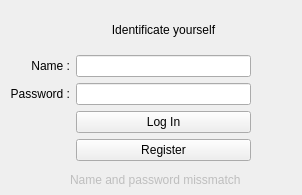
<?xml version="1.0" encoding="UTF-8"?>
<ui version="4.0">
 <class>Auth_Window</class>
 <widget class="QWidget" name="Auth_Window">
  <property name="geometry">
   <rect>
    <x>0</x>
    <y>0</y>
    <width>302</width>
    <height>195</height>
   </rect>
  </property>
  <property name="windowTitle">
   <string>Form</string>
  </property>
  <widget class="QWidget" name="gridLayoutWidget">
   <property name="geometry">
    <rect>
     <x>10</x>
     <y>10</y>
     <width>241</width>
     <height>151</height>
    </rect>
   </property>
   <layout class="QGridLayout" name="gridLayout">
    <item row="3" column="1">
     <widget class="QPushButton" name="loginPushButton">
      <property name="text">
       <string>Log In</string>
      </property>
     </widget>
    </item>
    <item row="1" column="1">
     <widget class="QLineEdit" name="lineEdit"/>
    </item>
    <item row="2" column="0">
     <widget class="QLabel" name="label_Password">
      <property name="text">
       <string>Password :</string>
      </property>
      <property name="alignment">
       <set>Qt::AlignRight|Qt::AlignTrailing|Qt::AlignVCenter</set>
      </property>
      <property name="textInteractionFlags">
       <set>Qt::NoTextInteraction</set>
      </property>
     </widget>
    </item>
    <item row="1" column="0">
     <widget class="QLabel" name="label_Name">
      <property name="text">
       <string>Name :</string>
      </property>
      <property name="alignment">
       <set>Qt::AlignRight|Qt::AlignTrailing|Qt::AlignVCenter</set>
      </property>
      <property name="textInteractionFlags">
       <set>Qt::NoTextInteraction</set>
      </property>
     </widget>
    </item>
    <item row="2" column="1">
     <widget class="QLineEdit" name="lineEdit_2"/>
    </item>
    <item row="4" column="1">
     <widget class="QPushButton" name="registerPushButton_2">
      <property name="text">
       <string>Register</string>
      </property>
     </widget>
    </item>
    <item row="0" column="1">
     <widget class="QLabel" name="labelWelcome">
      <property name="text">
       <string>Identificate yourself</string>
      </property>
      <property name="alignment">
       <set>Qt::AlignCenter</set>
      </property>
      <property name="textInteractionFlags">
       <set>Qt::NoTextInteraction</set>
      </property>
     </widget>
    </item>
   </layout>
  </widget>
  <widget class="QLabel" name="label">
   <property name="enabled">
    <bool>false</bool>
   </property>
   <property name="geometry">
    <rect>
     <x>70</x>
     <y>170</y>
     <width>181</width>
     <height>20</height>
    </rect>
   </property>
   <property name="text">
    <string>Name and password missmatch</string>
   </property>
   <property name="textInteractionFlags">
    <set>Qt::NoTextInteraction</set>
   </property>
  </widget>
 </widget>
 <tabstops>
  <tabstop>lineEdit</tabstop>
  <tabstop>lineEdit_2</tabstop>
  <tabstop>loginPushButton</tabstop>
  <tabstop>registerPushButton_2</tabstop>
 </tabstops>
 <resources/>
 <connections/>
</ui>
